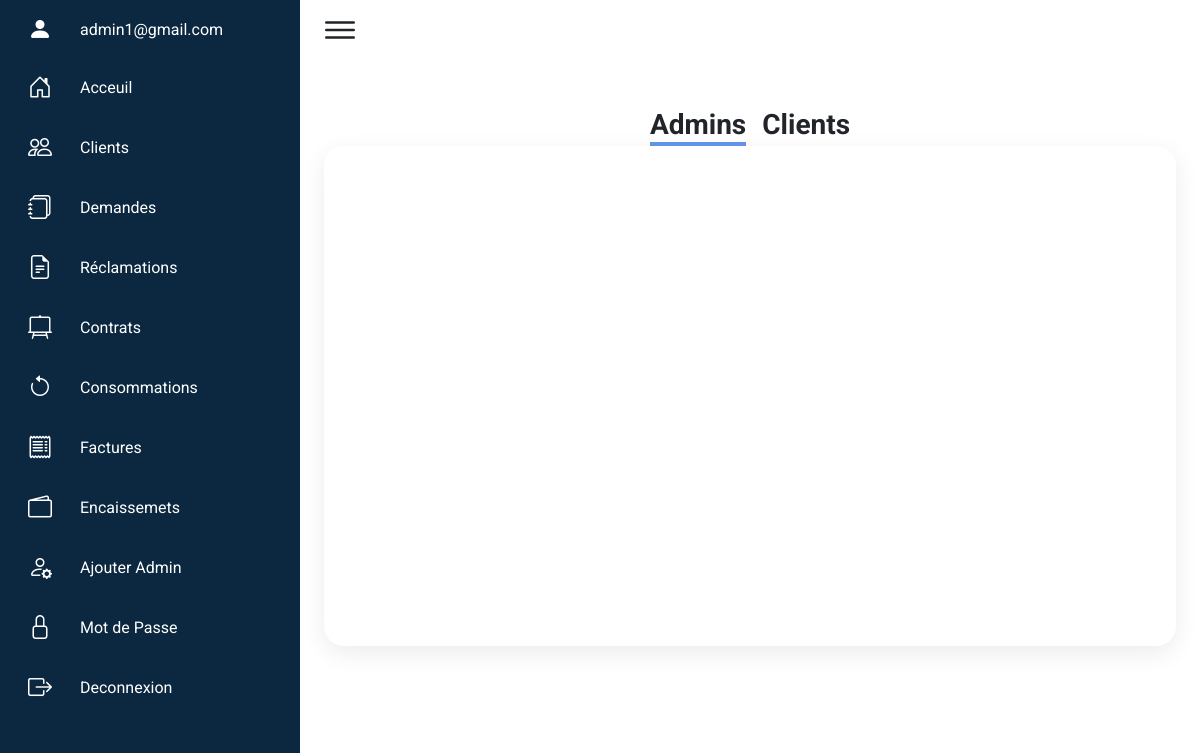
The page /index.php?page=activities (signed in) on the database as committed earlier.
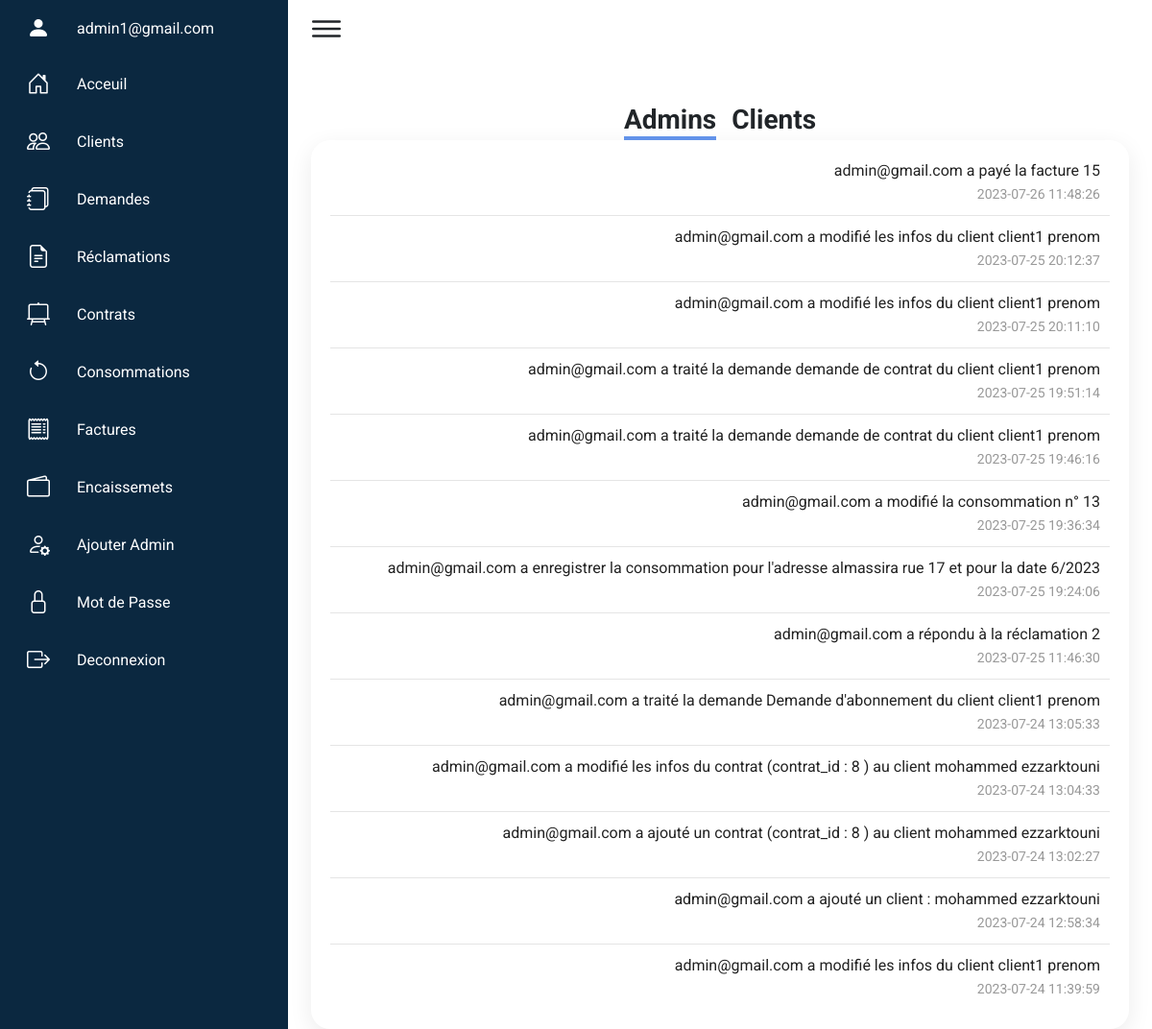
The same page on the database as committed later.
### tables this page shows
CREATE TABLE `activities` (
  `activity_id` int(11) NOT NULL,
  `activity_user` int(11) NOT NULL,
  `activity_content` varchar(255) NOT NULL,
  `activity_date` date NOT NULL DEFAULT current_timestamp(),
  `activity_time` time NOT NULL DEFAULT current_timestamp(),
  `isAdmin` tinyint(4) NOT NULL DEFAULT 0
);

### models/activities.php (called while the page is built, shortened)
<?php
function getAllActivities()
{
    $db = connectToDatabase();
    $stmt = $db->prepare("SELECT activities.*,admin.* FROM activities,admin WHERE activities.isAdmin=1 and activities.activity_user=admin.id ORDER BY activities.activity_date DESC, activities.activity_time DESC");
    $stmt->execute();
    $activities1 = $stmt->fetchAll();
    $stmt = $db->prepare("SELECT activities.*,clients.* FROM activities,clients WHERE activities.isAdmin=0 and activities.activity_user=clients.client_id ORDER BY activities.activity_date DESC, activities.activity_time DESC");
    $stmt->execute();
    $activities2 = $stmt->fetchAll();
    return [$activities1, $activities2];
}

### views/admin/activities.php (the view, shortened to what this page needs)
<?php
[$activitiesAdmins, $activitiesClients] = getAllActivities();
ob_start(); ?>
<div class="d-flex justify-content-center m-0">
    <div class="heading  mx-2">
        <h3 class="router rter1 active-router fw-bold mt-5 mb-0 text-center position-relative">Admins</h3>
    </div>
    <div class="heading mx-2">
        <h3 class="router rter2  fw-bold mt-5 mb-0 text-center position-relative">Clients</h3>
    </div>
</div>
<div class="details-table p-0 px-2">
    <div class="activities pt-0 lesson-block m-0 mx-3 my-0">
        <table>
            <tbody>
                <?php foreach ($activitiesAdmins as $activity) { ?>
                    <tr>
                        <td>
                            <?= $activity['activity_content'] ?>
                            <br>
                            <span class="fullname"><?= $activity['activity_date'] . " " . $activity['activity_time'] ?></span>
                        </td>
                    </tr>
                <?php } ?>
            </tbody>
        </table>
    </div>
</div>
<?php $content = ob_get_clean();
require('views/admin/layout.php');

Rows that differ between the two databases and show on the page:
added activities: activity_content "admin@gmail.com a payé la facture 15", activity_date "2023-07-26", activity_time "11:48:26"
added activities: activity_content "admin@gmail.com a modifié les infos du client client1 prenom", activity_date "2023-07-25", activity_time "20:12:37"
added activities: activity_content "admin@gmail.com a modifié les infos du client client1 prenom", activity_date "2023-07-25", activity_time "20:11:10"
added activities: activity_content "admin@gmail.com a traité la demande demande de contrat du client client1 prenom", activity_date "2023-07-25", activity_time "19:51:14"
added activities: activity_content "admin@gmail.com a traité la demande demande de contrat du client client1 prenom", activity_date "2023-07-25", activity_time "19:46:16"
added activities: activity_content "admin@gmail.com a modifié la consommation n° 13", activity_date "2023-07-25", activity_time "19:36:34"
added activities: activity_content "admin@gmail.com a enregistrer la consommation pour l'adresse almassira rue 17 et pour la date 6/2023", activity_date "2023-07-25", activity_time "19:24:06"
added activities: activity_content "admin@gmail.com a répondu à la réclamation 2", activity_date "2023-07-25", activity_time "11:46:30"
added activities: activity_content "admin@gmail.com a traité la demande Demande d'abonnement du client client1 prenom", activity_date "2023-07-24", activity_time "13:05:33"
added activities: activity_content "admin@gmail.com a modifié les infos du contrat (contrat_id : 8 ) au client mohammed ezzarktouni", activity_date "2023-07-24", activity_time "13:04:33"
added activities: activity_content "admin@gmail.com a ajouté un contrat (contrat_id : 8 ) au client mohammed ezzarktouni", activity_date "2023-07-24", activity_time "13:02:27"
added activities: activity_content "admin@gmail.com a ajouté un client : mohammed ezzarktouni", activity_date "2023-07-24", activity_time "12:58:34"
added activities: activity_content "admin@gmail.com a modifié les infos du client client1 prenom", activity_date "2023-07-24", activity_time "11:39:59"
